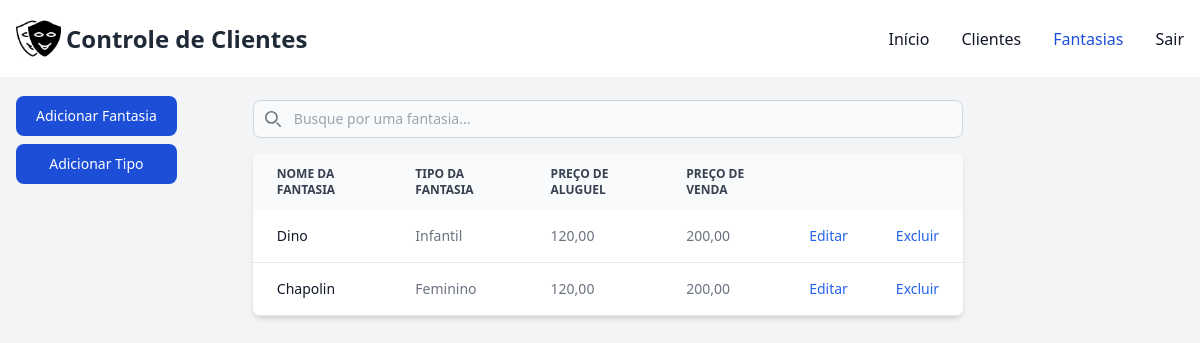
Before: /controle/fantasias/ (signed in) with the older database file.
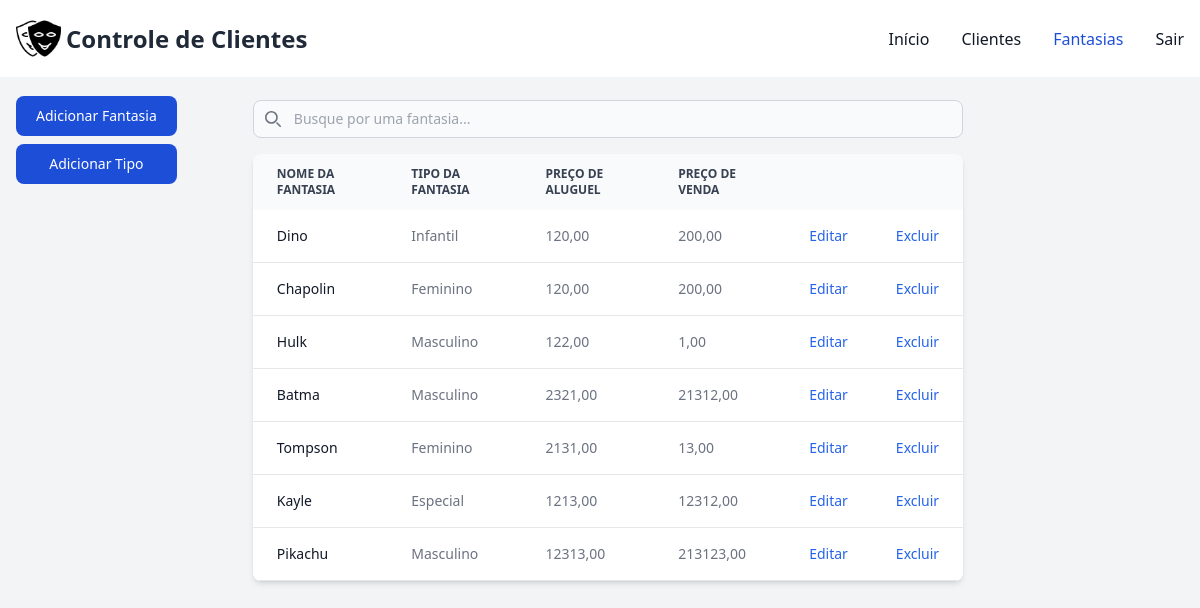
After: the same page with the newer database file.
### controle/models.py (models this page shows, shortened)
class Fantasia(models.Model):
    usuario = models.ForeignKey(User, on_delete=models.CASCADE)
    nome_fantasia = models.CharField(max_length=60, unique=True)
    preco_venda = models.DecimalField(max_digits=10, decimal_places=2, blank=True, null=True)
    preco_aluguel = models.DecimalField(max_digits=10, decimal_places=2, blank=True, null=True)
    tipo_fantasia = models.ForeignKey(Tipo, on_delete=models.CASCADE)

class Tipo(models.Model):
    nome_tipo = models.CharField(max_length=60, unique=True, null=False)

### controle/views.py (the view, shortened to what this page needs)
# urls.py: path('fantasias/', views.fantasias_view, name='fantasias'),
@login_required(login_url="/controle/login")
def fantasias_view(request):
    if request.method == "GET":
        sessao = request.user
        fantasias = Fantasia.objects.filter(usuario=sessao)
        tipos = Tipo.objects.all()
        context = {
            'fantasias': fantasias,
            'tipos': tipos
        }
        return render(request, 'fantasias.html', context)

### controle/templates/fantasias.html (shortened to what this page needs)
{% extends "base.html" %}
{% block conteudo %}
    <div class="pt-4 pl-4">
        <div class="lg:fixed justify-center pb-5">
            <button data-modal-target="crud-modal" data-modal-toggle="crud-modal" class="w-full block text-white bg-blue-700 hover:bg-blue-800 focus:ring-4 focus:outline-none focus:ring-blue-300 font-medium rounded-lg text-sm px-5 py-2.5 text-center" type="button">
                Adicionar Fantasia
            </button>
            <button data-modal-target="tipo-modal" data-modal-toggle="tipo-modal" class="w-full block text-white bg-blue-700 hover:bg-blue-800 focus:ring-4 focus:outline-none focus:ring-blue-300 font-medium rounded-lg text-sm px-5 py-2.5 text-center my-2" type="button">
                Adicionar Tipo
            </button>
        </div>
        <div class="flex justify-center">
            <div  class="flex flex-col lg:w-3/5 w-4/5">
            <div class="pb-4">
                <div class="relative mt-1">
                    <div class="absolute inset-y-0 rtl:inset-r-0 start-0 flex items-center ps-3 pointer-events-none">
                    </div>
                    <input type="text" id="costume-search" class="block pt-2 ps-10 text-sm text-gray-900 border border-gray-300 rounded-lg w-full bg-gray-50 focus:ring-blue-500 focus:border-blue-500" placeholder="Busque por uma fantasia...">
                </div>
            </div>
            <div class="relative overflow-x-auto shadow-md sm:rounded-lg">
                <table class="w-full text-sm text-left rtl:text-right text-gray-500">
                    <thead class="text-xs text-gray-700 uppercase bg-gray-50">
                        <tr>
                            <th scope="col" class="px-6 py-3">
                                Nome da Fantasia
                            </th>
                            <th scope="col" class="px-6 py-3">
                                Tipo da Fantasia
                            </th>
                            <th scope="col" class="px-6 py-3">
                                Preço de Aluguel
                            </th>
                            <th scope="col" class="px-6 py-3">
                                Preço de Venda
                            </th>
                            <th scope="col" class="px-6 py-3">
                            </th>
                            <th scope="col" class="px-6 py-3">
                            </th>
                        </tr>
                    </thead>
                    <tbody>
                        {% for fantasia in fantasias %}
                        <tr class="bg-white border-b">
                            <th scope="row" class="px-6 py-4 font-medium text-gray-900 whitespace-nowrap">
                                {{ fantasia.nome_fantasia|truncatechars:52 }}
                            </th>
                            <td class="px-6 py-4">
                                {{ fantasia.tipo_fantasia.nome_tipo }}
                            </td>
                            <td class="px-6 py-4">
                                {{ fantasia.preco_aluguel }}
                            </td>
                            <td class="px-6 py-4">
                                {{ fantasia.preco_venda }}
                            </td>
                            <td class="px-6 py-4">
                                <button data-fantasia-id="{{ fantasia.id }}" data-modal-target="editar-modal" data-modal-toggle="editar-modal" class="font-medium text-blue-600 hover:underline">Editar</button>
                            </td>
                            <td class="px-6 py-4">
                                <button data-fantasia-id="{{ fantasia.id }}" class="font-medium text-blue-600 hover:underline" onclick="excluirFantasia(event)">Excluir</button>
                            </td>
                        </tr>
                        {% endfor %}
                    </tbody>
                </table>
            </div>
        </div>
    </div>
    </div>
    {% load static %}
{% endblock %}

### controle/templates/base.html (shortened to what this page needs)
{% load static %}
<!DOCTYPE html>
<html lang="pt-br">
<head>
    <link href="https://cdnjs.cloudflare.com/ajax/libs/flowbite/2.3.0/flowbite.min.css" rel="stylesheet" />
    <link href="https://cdn.jsdelivr.net/npm/select2@4.1.0-rc.0/dist/css/select2.min.css" rel="stylesheet" />
    <script src="https://cdn.tailwindcss.com"></script>
</head>
    <body class="bg-gray-100 text-gray-800">
        <nav class="bg-white border-gray-200 fixed top-0 z-20 w-full">
            <div class="flex items-center justify-between mx-auto p-4">
                <div class="flex flex-row">
                    <img src="{% static 'mascara_icone.png' %}" alt="img mascara" style="max-width: 50px; padding-right: 5px;">
                    <span class="self-center text-2xl font-semibold whitespace-nowrap">Controle de Clientes</span>
                </div>
                <div id="navbar-default">
                    <ul class="font-medium flex flex-col p-4 md:p-0 mt-4 border border-gray-100 rounded-lg bg-gray-50 md:flex-row md:space-x-8 rtl:space-x-reverse md:mt-0 md:border-0 md:bg-white">
                        <li>
                            <a href="{% url 'index' %}" class="block py-2 px-3 rounded {% if request.path == '/controle/' %}bg-transparent text-blue-700{% else %}bg-transparent text-gray-900{% endif %} md:p-0">Início</a>
                        </li>
                        <li>
                            <a href="{% url 'clientes' %}" class="block py-2 px-3 rounded {% if request.path == '/controle/clientes/' %}bg-transparent text-blue-700{% else %}bg-transparent text-gray-900{% endif %} hover:bg-gray-100 md:hover:bg-transparent md:border-0 md:hover:text-blue-700 md:p-0">Clientes</a>
                        </li>
                        <li>
                            <a href="{% url 'fantasias' %}" class="block py-2 px-3 rounded {% if request.path == '/controle/fantasias/' %}bg-transparent text-blue-700{% else %}bg-transparent text-gray-900{% endif %} hover:bg-gray-100 md:hover:bg-transparent md:border-0 md:hover:text-blue-700 md:p-0 ">Fantasias</a>
                        </li>
                        <li>
                            <a href="{% url 'logout' %}" class="block py-2 px-3 rounded {% if request.path == '/login/' %}bg-transparent text-blue-700{% else %}bg-transparent text-gray-900{% endif %} hover:bg-gray-100 md:hover:bg-transparent md:border-0 md:hover:text-blue-700 md:p-0">Sair</a>
                        </li>
                    </ul>
                </div>
            </div>
        </nav>
        <div class="p-10">
        </div>
        {% block conteudo %}
        {% endblock %}
    </body>
</html>

Changed rows visible on the page:
added Fantasia: nome_fantasia "Hulk", tipo_fantasia.nome_tipo "Masculino", preco_aluguel "122,00", preco_venda "1,00"
added Fantasia: nome_fantasia "Batma", tipo_fantasia.nome_tipo "Masculino", preco_aluguel "2321,00", preco_venda "21312,00"
added Fantasia: nome_fantasia "Tompson", tipo_fantasia.nome_tipo "Feminino", preco_aluguel "2131,00", preco_venda "13,00"
added Fantasia: nome_fantasia "Kayle", tipo_fantasia.nome_tipo "Especial", preco_aluguel "1213,00", preco_venda "12312,00"
added Fantasia: nome_fantasia "Pikachu", tipo_fantasia.nome_tipo "Masculino", preco_aluguel "12313,00", preco_venda "213123,00"
